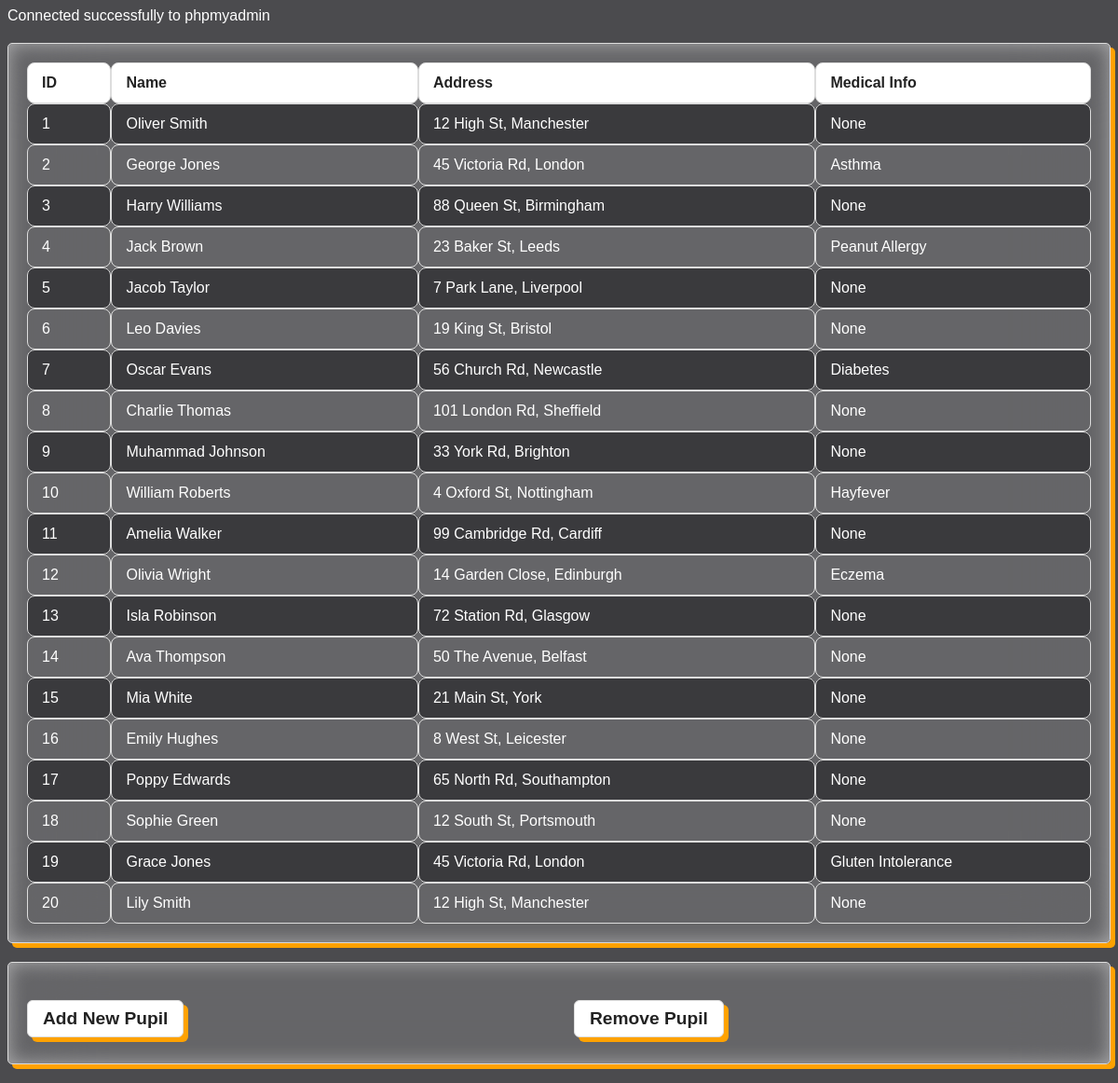
Screenshot of /pupils.php with the database file from the repository.
### tables this page shows
CREATE TABLE Pupils (
    pupilId INT AUTO_INCREMENT PRIMARY KEY,
    classId INT,
    pupilNames VARCHAR(100),
    pupilAddress VARCHAR(255),
    medicalInformation VARCHAR(255),
    FOREIGN KEY (classId) REFERENCES Class(classId)
);

### pupils.php (the view, shortened to what this page needs)
<!DOCTYPE html>
<html lang="en">
<head>
    <link rel="stylesheet" href="styles.css">
</head>
<body>
<?php
include 'db_connect.php';
$sql = "SELECT pupilId, pupilNames, pupilAddress, medicalInformation FROM Pupils";
$result = $conn->query($sql);
if ($result->num_rows > 0) {
    echo "<table class=card>
            <tr>
                <th>ID</th>
                <th>Name</th>
                <th>Address</th>
                <th>Medical Info</th>
            </tr>";
    while($row = $result->fetch_assoc()) {
            echo "<tr>
                    <td>{$row['pupilId']}</td>
                    <td>{$row['pupilNames']}</td>
                    <td>{$row['pupilAddress']}</td>
                    <td>{$row['medicalInformation']}</td>
                  </tr>";
    }
        echo "</table>";
} else {
        echo "<div class='card'>
                <p>No pupils found.</p>
            </div>";
}
echo "<div class='card form-flex-group'>";
echo "<details class='form-details'>
    <summary class='button'>Add New Pupil</summary>
    <form method='post' action='' class='pupil-form'>
        <label>Full Name:<br>
            <input type='text' name='pupilNames' required>
        </label>
        <label>Address:<br>
            <input type='text' name='pupilAddress' required>
        </label>
        <label>Medical Information:<br>
            <textarea name='medicalInformation'></textarea>
        </label>
        <input type='submit' value='Add Pupil' class='button'>
    </form>
</details>";
echo "<details class='form-details'>
    <summary class='button'>Remove Pupil</summary>
    <form method='post' action='' class='pupil-form'>
        <label for='pupilId'>Select Pupil:<br>
            <select id='pupilId' name='pupilId' class='select-pupil' required>";
echo "        </select>
        </label>
        <input type='hidden' name='removePupil' value='1'>
        <input type='submit' value='Remove Pupil' class='button remove-btn'>
    </form>
</details>";
echo "</div>";
?>
</body>
</html>

### styles.css (style rules this page uses)
.form-flex-group { margin-top: 32px; display: flex; flex-direction: row; gap: 32px; align-items: flex-start; justify-content: stretch; }
.form-details { flex: 1 1 0; min-width: 220px; max-width: 100%; }
details summary.button { color: #222; font-size: 1.2em; font-weight: bold; background: #fff; padding: 8px 16px; border-radius: 6px; box-shadow: 5px 5px 0px #ffa200, inset 0 0 20px #ffffff76; margin-bottom: 8px; display: inline-block; }
table { width: 100%; border-collapse: separate; border-spacing: 0; margin: 20px 0; background: #fefefe26; color: #fff; font-size: 1em; box-shadow: 0 2px 8px #00000030; border-radius: 12px; overflow: hidden; }
th, td { padding: 12px 15px; border: 1px solid #ddd; text-align: left; }
th, td { border-radius: 8px; }
th { background-color: #ffffff; color: #222; font-weight: bold; }
tr:nth-child(even) { background-color: #3a3a3d; }
body { font-family: Arial, sans-serif; color: #ffffff; background-color: #4b4b4e; }
.card { border: 1px solid #ddd; background: #fefefe26; border-radius: 5px; padding: 20px; margin: 20px 0; box-shadow: 5px 5px 0px #ffa200, inset 0 0 20px #ffffff76; backdrop-filter: blur(50px); }
.button { border: 1px solid #ddd; background: #fefefe; border-radius: 5px; padding: 12px; font-size:medium; font-weight: 600; margin: 20px 0; box-shadow: 5px 5px 0px #ffa200, inset 0 0 20px #ffffff76; text-align: center; }

### rows the page displays
pupils: pupilId "1", pupilNames "Oliver Smith", pupilAddress "12 High St, Manchester", medicalInformation "None"
pupils: pupilId "2", pupilNames "George Jones", pupilAddress "45 Victoria Rd, London", medicalInformation "Asthma"
pupils: pupilId "3", pupilNames "Harry Williams", pupilAddress "88 Queen St, Birmingham", medicalInformation "None"
pupils: pupilId "4", pupilNames "Jack Brown", pupilAddress "23 Baker St, Leeds", medicalInformation "Peanut Allergy"
pupils: pupilId "5", pupilNames "Jacob Taylor", pupilAddress "7 Park Lane, Liverpool", medicalInformation "None"
pupils: pupilId "6", pupilNames "Leo Davies", pupilAddress "19 King St, Bristol", medicalInformation "None"
pupils: pupilId "7", pupilNames "Oscar Evans", pupilAddress "56 Church Rd, Newcastle", medicalInformation "Diabetes"
pupils: pupilId "8", pupilNames "Charlie Thomas", pupilAddress "101 London Rd, Sheffield", medicalInformation "None"
pupils: pupilId "9", pupilNames "Muhammad Johnson", pupilAddress "33 York Rd, Brighton", medicalInformation "None"
pupils: pupilId "10", pupilNames "William Roberts", pupilAddress "4 Oxford St, Nottingham", medicalInformation "Hayfever"
pupils: pupilId "11", pupilNames "Amelia Walker", pupilAddress "99 Cambridge Rd, Cardiff", medicalInformation "None"
pupils: pupilId "12", pupilNames "Olivia Wright", pupilAddress "14 Garden Close, Edinburgh", medicalInformation "Eczema"
pupils: pupilId "13", pupilNames "Isla Robinson", pupilAddress "72 Station Rd, Glasgow", medicalInformation "None"
pupils: pupilId "14", pupilNames "Ava Thompson", pupilAddress "50 The Avenue, Belfast", medicalInformation "None"
pupils: pupilId "15", pupilNames "Mia White", pupilAddress "21 Main St, York", medicalInformation "None"
pupils: pupilId "16", pupilNames "Emily Hughes", pupilAddress "8 West St, Leicester", medicalInformation "None"
pupils: pupilId "17", pupilNames "Poppy Edwards", pupilAddress "65 North Rd, Southampton", medicalInformation "None"
pupils: pupilId "18", pupilNames "Sophie Green", pupilAddress "12 South St, Portsmouth", medicalInformation "None"
pupils: pupilId "19", pupilNames "Grace Jones", pupilAddress "45 Victoria Rd, London", medicalInformation "Gluten Intolerance"
pupils: pupilId "20", pupilNames "Lily Smith", pupilAddress "12 High St, Manchester", medicalInformation "None"
